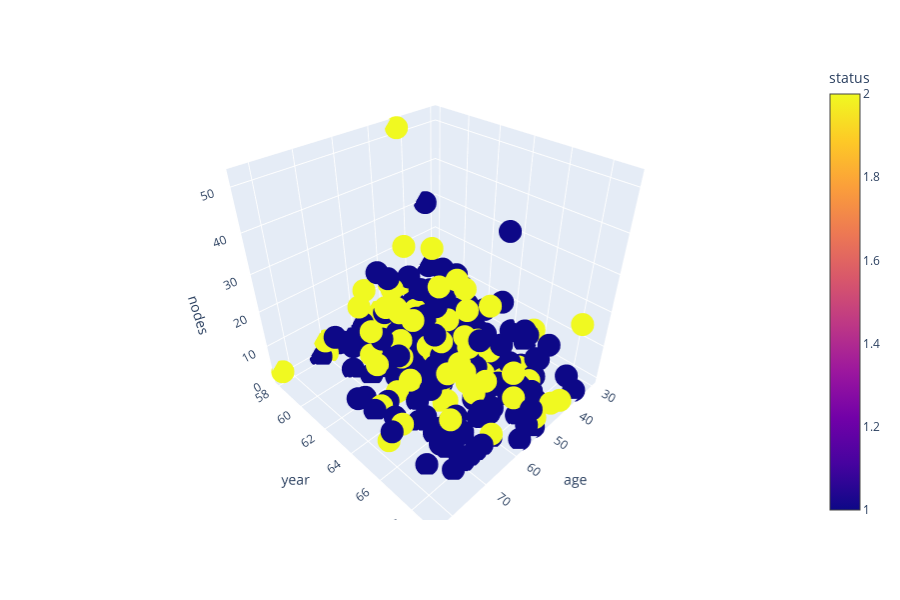

Notebook cell for this chart:
### Markdown cell above
#### 3D Scatter Plot

### Code cell
px.scatter_3d(df,x='age',y='year',z='nodes',color='status')

### Figure 1 — Plotly figure (JSON) as saved in the notebook; plotly's stock layout.template omitted (floating-point values rounded to 4 significant figures; data arrays with more than 128 entries replaced by an {"elided": "..."} marker saying what was removed)
{"data": [{"hoverlabel": {"namelength": 0}, "hovertemplate": "age=%{x}<br>year=%{y}<br>nodes=%{z}<br>status=%{marker.color}", "legendgroup": "", "marker": {"color": {"elided": "306 int values"}, "coloraxis": "coloraxis", "symbol": "circle"}, "mode": "markers", "name": "", "scene": "scene", "showlegend": false, "type": "scatter3d", "x": {"elided": "306 int values"}, "y": {"elided": "306 int values"}, "z": {"elided": "306 int values"}}], "layout": {"coloraxis": {"colorbar": {"title": {"text": "status"}}, "colorscale": [[0, "#0d0887"], [0.1111, "#46039f"], [0.2222, "#7201a8"], [0.3333, "#9c179e"], [0.4444, "#bd3786"], [0.5556, "#d8576b"], [0.6667, "#ed7953"], [0.7778, "#fb9f3a"], [0.8889, "#fdca26"], [1, "#f0f921"]]}, "height": 600, "legend": {"tracegroupgap": 0}, "margin": {"t": 60}, "scene": {"domain": {"x": [0, 0.98], "y": [0, 1]}, "xaxis": {"title": {"text": "age"}}, "yaxis": {"title": {"text": "year"}}, "zaxis": {"title": {"text": "nodes"}}}}}
